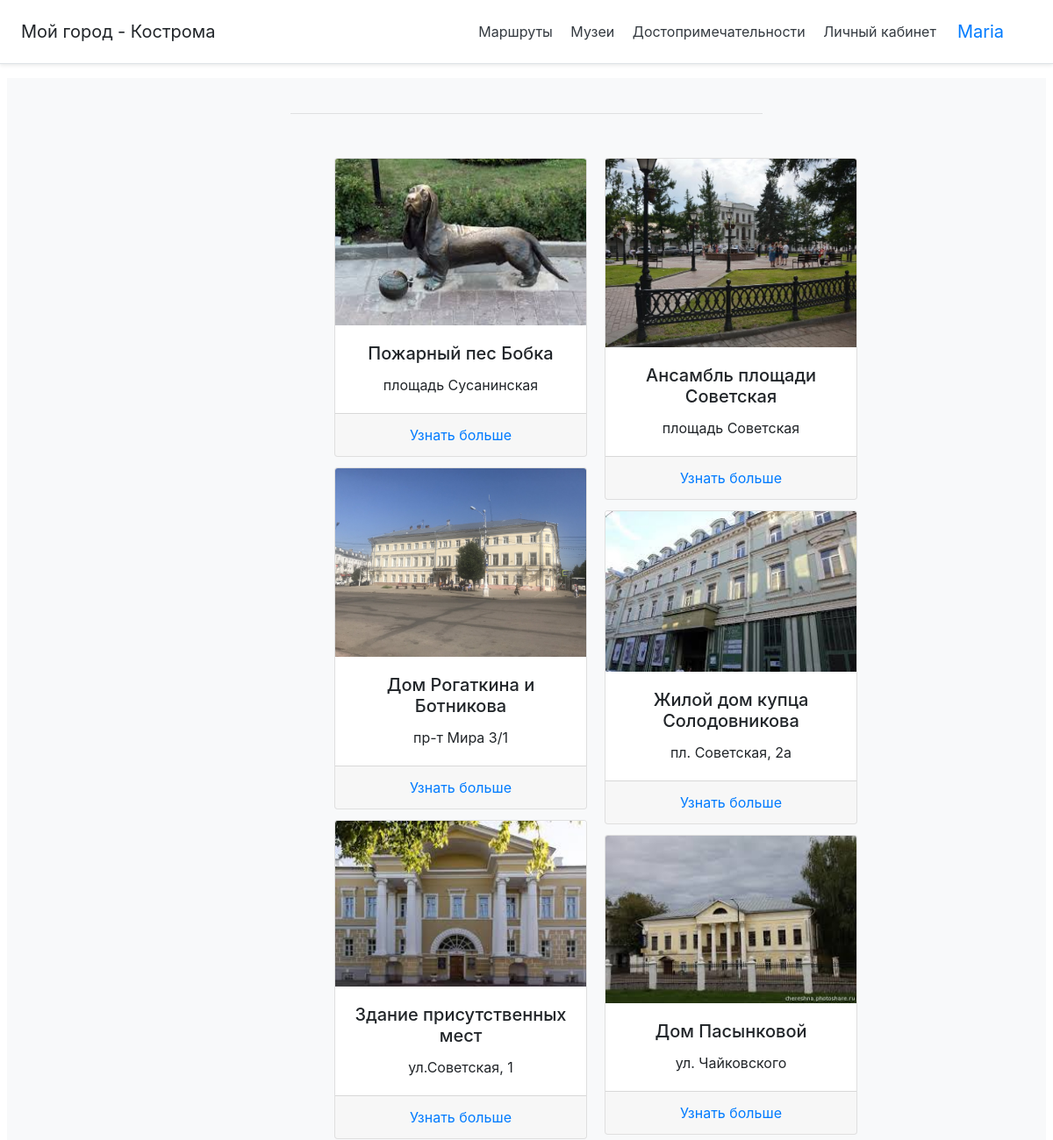
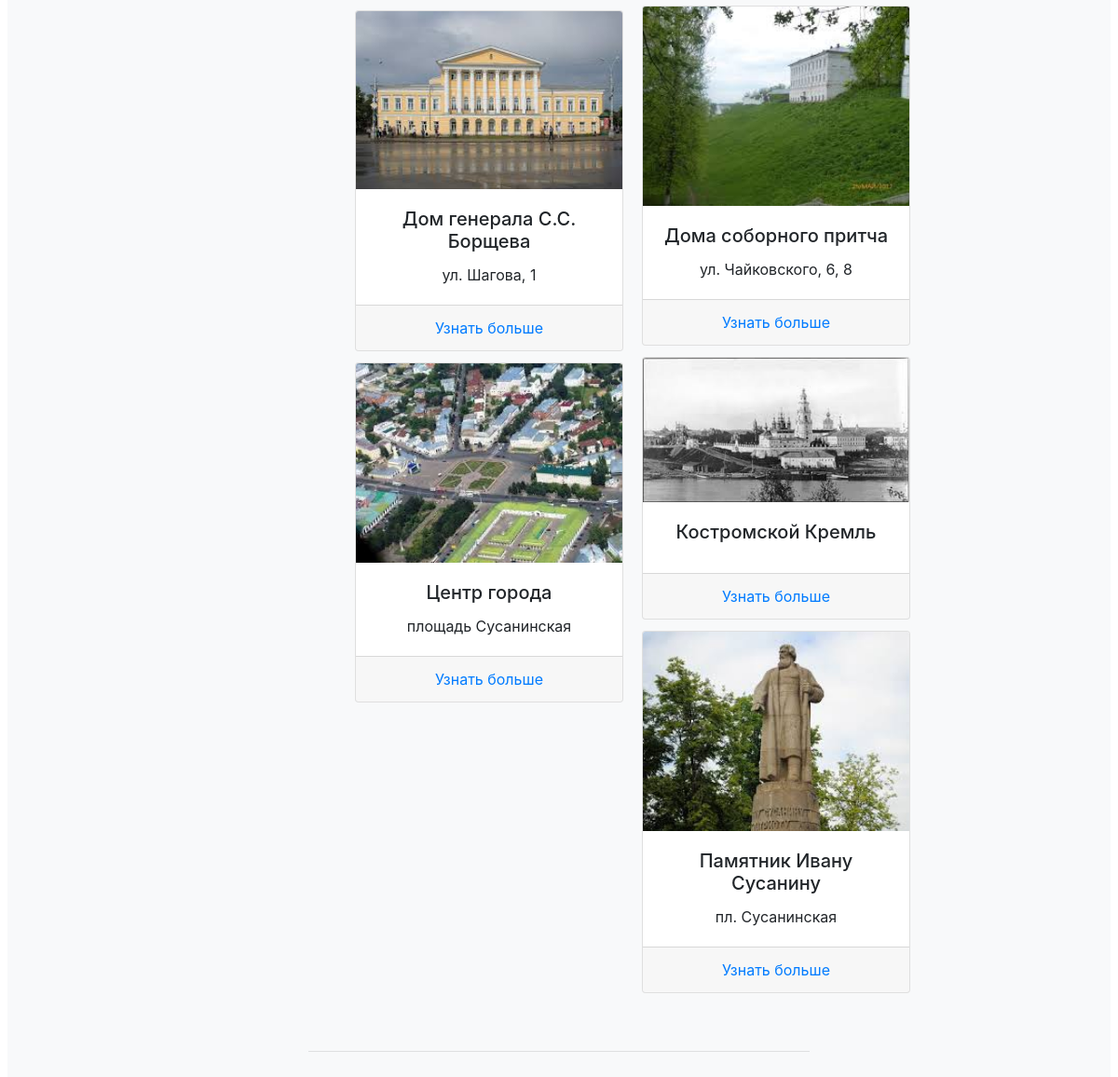
The page /attractions (signed in) on the database its author committed (2 pictures, top to bottom).
### data/users.py (models this page shows, shortened)
class User(SqlAlchemyBase, UserMixin):
    __tablename__ = 'users'
    id = sqlalchemy.Column(sqlalchemy.Integer,
                           primary_key=True, autoincrement=True)
    name = sqlalchemy.Column(sqlalchemy.String, nullable=True)
    email = sqlalchemy.Column(sqlalchemy.String,
                              index=True, unique=True, nullable=True)
    hashed_password = sqlalchemy.Column(sqlalchemy.String, nullable=True)

### data/building.py (models this page shows)
class Building(SqlAlchemyBase):
    __tablename__ = 'building'
    id = sqlalchemy.Column(sqlalchemy.Integer,
                           primary_key=True, autoincrement=True)
    title = sqlalchemy.Column(sqlalchemy.String, nullable=True)
    content = sqlalchemy.Column(sqlalchemy.String)
    adress = sqlalchemy.Column(sqlalchemy.String)
    image = sqlalchemy.Column(sqlalchemy.String, nullable=True)
    categories_id = sqlalchemy.Column(sqlalchemy.Integer,
                                sqlalchemy.ForeignKey("categories.id"))
    routes_id = sqlalchemy.Column(sqlalchemy.Integer,
                                      sqlalchemy.ForeignKey("routes.id"))
    categories = orm.relation('Categories')
    routes = orm.relation('Routes')
    users = orm.relation("User",secondary="association", backref="user")

### main.py (the view)
@app.route('/attractions')
def attractions():
    session = db_session.create_session()
    b = session.query(Building).filter(Building.categories_id == 1)
    return render_template('attractions.html', title='Достопримечательности Костромы', items=b)

### data/db_session.py (called while the page is built)
def create_session() -> Session:
    global __factory
    return __factory()

### main.py (called while the page is built)
@login_manager.user_loader
def load_user(user_id):
    session = db_session.create_session()
    return session.query(User).get(user_id)

### templates/attractions.html (shortened to what this page needs)
{% extends "base.html" %}
{% block content %}
    <div class="container-fluid" style="margin:50px;">
        <div class="row" >
        <div class="card-columns">
            {% for item in items %}
            <div class="card" style="width: 18rem;">
                    <img class="card-img-top" src={{item.image}} alt="Card image cap">
                    <div class="card-body">
                    <h5 class="card-title">{{item.title}}</h5>
                    <p class="card-text">{{item.adress}}</p>
                    </div>
            <div class="card-footer">
            <a href="{{url_for('attraction_id', attrac_id=item.id)}}" class="card-link" >Узнать больше</a>
            </div>
            </div>
        {% endfor %}
          </div>
        </div>
    </div>
{% endblock %}

### templates/base.html (shortened to what this page needs)
<!DOCTYPE html>
<html lang="en">
<head>
<link rel="stylesheet" href="https://stackpath.bootstrapcdn.com/bootstrap/4.4.1/css/bootstrap.min.css">
 <link rel="stylesheet" type="text/css" href="{{url_for('static', filename = 'css/style2.css') }}">
    		</head>
    		<body>
<div class="d-flex flex-column flex-md-row align-items-center p-3 px-md-4 mb-3 bg-white border-bottom shadow-sm">
  <h5 class="my-0 mr-md-auto font-weight-normal">Мой город - Кострома</h5>
  <nav class="my-2 my-md-0 mr-md-3">
    <a class="p-2 text-dark" href="/kostroma_routes">Маршруты</a>
    <a class="p-2 text-dark" href="/museums">Музеи</a>
    <a class="p-2 text-dark" href="/attractions">Достопримечательности</a>
    {% if current_user.is_authenticated %}
         <a class="p-2 text-dark" href="/account">Личный кабинет</a>
    {%endif%}
  </nav>
  <nav class="my-2 my-md-0 mr-md-3">
{% if current_user.is_authenticated %}
    <a class="navbar-brand" href="/logout">{{ current_user.name }}</a>
{% else %}
    <p>
   <a class="btn btn-outline-dark" href="/login">Войти</a>
    <a class="btn btn-outline-dark" href="/register">Зарегистрироваться</a>
    </p>
{% endif %}
    </nav>
</div>
<div class="position-relative overflow-hidden p-2 p-md-4 m-md-2 text-center bg-light">
  <div class="col-md-6 p-lg-6 mx-auto my-6">
        <hr>
    {% block content %} {% endblock %}
       <hr>
  </div>
</div>
		</body>
</html>

### static/css/style2.css (style rules this page uses)
.overflow-hidden { overflow: hidden; }
@media (min-width: 576px) { .card-columns { -webkit-column-count: 2; column-count: 2 } }
@media (min-width: 768px) { .card-columns { -webkit-column-count: 2; column-count: 2 } }
@media (min-width: 992px) { .card-columns { -webkit-column-count: 2; column-count: 2 } }

### rows shown on the page
User: name "Maria"
Building: image (picture), title "Пожарный пес Бобка", adress "площадь Сусанинская"
Building: image (picture), title "Дом Рогаткина и Ботникова", adress "пр-т Мира 3/1"
Building: image (picture), title "Здание присутственных мест", adress "ул.Советская, 1"
Building: image (picture), title "Дом генерала С.С. Борщева", adress "ул. Шагова, 1"
Building: image (picture), title "Центр города", adress "площадь Сусанинская"
Building: image (picture), title "Ансамбль площади Советская", adress "площадь Советская"
Building: image (picture), title "Жилой дом купца Солодовникова", adress "пл. Советская, 2а"
Building: image (picture), title "Дом Пасынковой", adress "ул. Чайковского"
Building: image (picture), title "Дома соборного притча", adress "ул. Чайковского, 6, 8"
Building: image (picture), title "Костромской Кремль"
Building: image (picture), title "Памятник Ивану Сусанину", adress "пл. Сусанинская"
